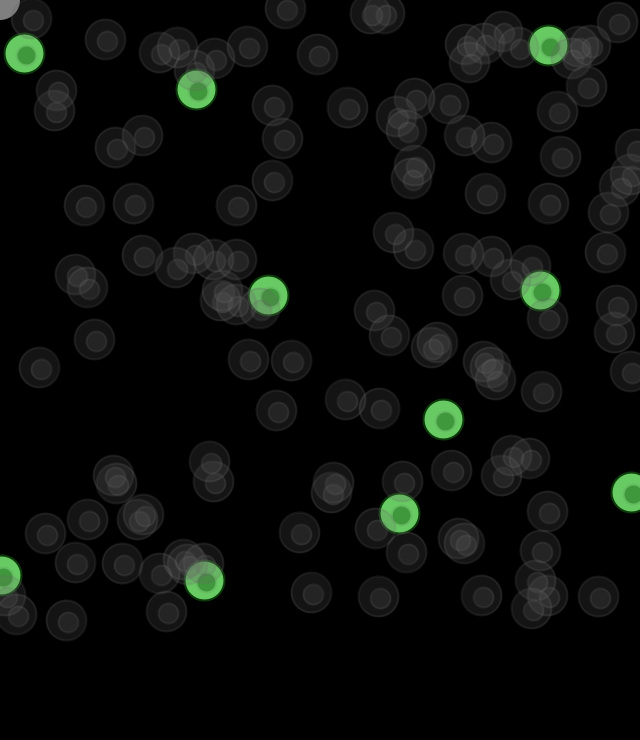
Frame 1 (no input)
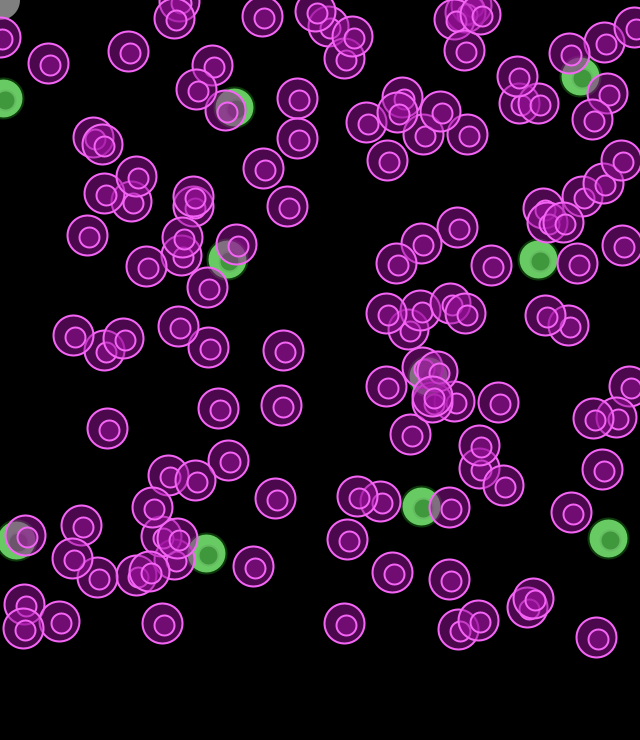
Frame 60 (the mouse pressed at the canvas centre just before this capture)
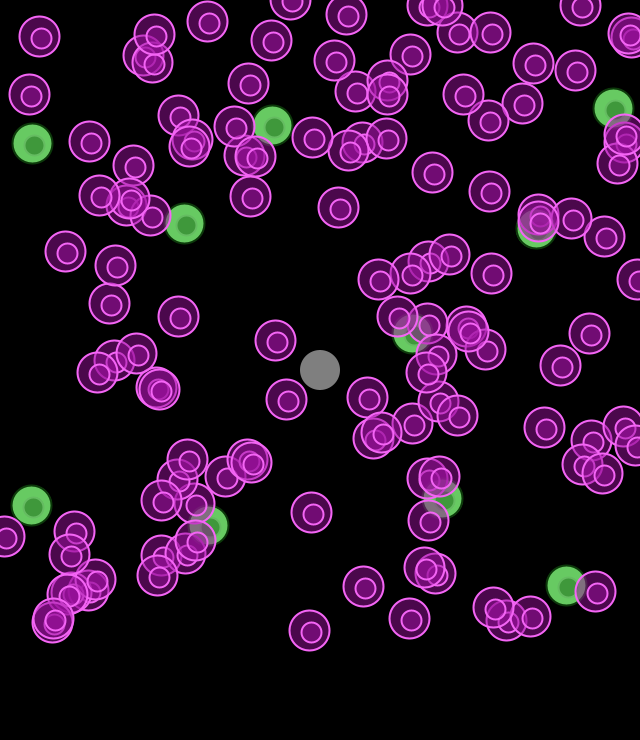
Frame 120 (the mouse held since frame 60 and released just before this capture)

The Processing sketch that drew these frames (run headless with seeded random() and noise(); from frame 60 on, the mouse is pressed at the canvas centre):

// Processing sketch: processing_134045
// ── processing_134045.pde

Controller controller;
Timer timer;
Ball[] balls;
Healer[] healers;

boolean fire = false;
int numBalls = 125;
float diameter = 20;

void setup() {
  size(640, 740);
  controller = new Controller(diameter);
  balls = new Ball[numBalls];
  for (int i=0; i<balls.length; i=i+1) {
    balls[i] = new Ball(diameter);
  }
  healers = new Healer[10];
  for (int i=0; i<healers.length; i=i+1) {
    healers[i] = new Healer(diameter);
  }
  timer = new Timer(5000);
  timer.start();

  smooth();
}

void draw() {
  background(0);
  controller.setLocation(mouseX, mouseY);
  controller.display();

  for (int i=0; i<healers.length; i=i+1) {
    healers[i].move();
    healers[i].display();
  }

  for (int i = 0; i<balls.length; i++) {
    balls[i].move();
    balls[i].display();
  }

  if (fire == true) {
    for (int i = 0; i<balls.length; i++) {
      if (controller.intersect(balls[i])) {
        balls[i].infected();
        fire = false;
      }
    }
  }

  for (int j = 0; j<balls.length; j++) {
    for (int i = 0; i<balls.length; i++) {
      if (balls[j].intersect(balls[i]) && balls[i].isInfected()) {
        balls[j].infected();
      }
    }
  }

  for (int j = 0; j<balls.length; j++) {
    for (int i = 0; i<balls.length; i++) {
      if (balls[i].isInfected() && timer.isFinished() && balls[i].intersect(balls[j]) == false) {
        balls[i].cured();
        timer.start();
      }
    }
  }

  for (int j = 0; j<healers.length; j++) {
    for (int i = 0; i<balls.length; i++) {
      if (healers[j].intersect(balls[i])) {
        balls[i].cured();
      }
    }
  }
}

void mousePressed() {
  fire = true;
}

class Ball {

  float r;   // radius
  float x, y; // location
  float xspeed, yspeed; // speed
  color cFill = color(100, 50);
  color cStroke = color(100, 50);
  int infected = 0;
  

  // Constructor
  Ball(float tempR) {
    r = tempR;
    x = random(width);
    y = random(height-100);
    xspeed = random( - 1, 1);
    yspeed = random( - 1, 1);
  }

  void move() {
    x += xspeed; // Increment x
    y += yspeed; // Increment y

    // Check horizontal edges
    if (x > width || x < 0) {
      xspeed *= - 1;
    }
    //Check vertical edges
    if (y > height-100 || y < 0) {
      yspeed *= - 1;
    }
  }

  // Draw the ball
  void display() {
    noStroke();
    fill(cFill);
    stroke(cStroke);
    strokeWeight(2);
    ellipse(x, y, r*2, r*2);
    stroke(cStroke);
    strokeWeight(2);
    ellipse(x+2, y+2, r*2/2, r*2/2);
    // After the ball is displayed, the color is reset back to a darker gray.
    cFill = color(#9A109B,125);
    if (infected == 1) {
      cFill = color(#8E3437,215);
      cStroke = color(#8E3437);
    } else {
      cFill = color(#9A109B,125);
      cStroke = color(#F465F5);
    }
  }

  // A function that returns true or false based on whether two circles intersect
  // If distance is less than the sum of radii the circles touch
  boolean intersect(Ball b) {

    // Objects can be passed into functions as arguments too! 
    float distance = dist(x, y, b.x, b.y); // Calculate distance

    // Compare distance to sum of radii
    if (distance < (r + b.r)/2) {
      return true;
    } 
    else {
      return false;
    }
  }

  boolean isInfected() {
    if (infected == 1) {
      return true;
    } 
    else {
      return false;
    }
  }
  
  void infected() {
    infected=1;
  }
  
  void cured() {
    infected=0;
  }
}

class Controller{
  float r;
  float x,y;
  
  Controller(float tempR){
    r=tempR;
    x=0;
    y=0;
  }
  
  void setLocation(float tempX, float tempY){
    x = tempX;
    y = tempY;
  }
  
  void display(){
    noStroke();
    fill(255*0.5);
    ellipse(x,y,r*2,r*2);  
  }
  
  // A function that returns true or false based on whether two circles intersect
  // If distance is less than the sum of radii the circles touch
  boolean intersect(Ball d) {
    
    // Objects can be passed into functions as arguments too! 
    float distance = dist(x,y,d.x,d.y); // Calculate distance
    
    // Compare distance to sum of radii
    if (distance < r + d.r) {
      return true;
    } else {
      return false;
    }
  }
}
class Healer {

  float r;   // radius
  float x, y; // location
  float xspeed, yspeed; // speed
  color c = color(100, 50);
  int infected = 0;

  // Constructor
  Healer(float tempR) {
    r = tempR;
    x = random(width);
    y = random(height-100);
    xspeed = random( - 1, 1);
    yspeed = random( - 1, 1);
  }

  void move() {
    x += xspeed; // Increment x
    y += yspeed; // Increment y

    // Check horizontal edges
    if (x > width || x < 0) {
      xspeed *= - 1;
    }
    //Check vertical edges
    if (y > height-100 || y < 0) {
      yspeed *= - 1;
    }
  }

  // Draw the ball
  void display() {
    stroke(#0C390A);
    strokeWeight(2);
    fill(#7AF074,215);
    ellipse(x, y, r*2, r*2);
    
    stroke(#65BC61);
    strokeWeight(2);
    fill(#388E34,215);
    ellipse(x+2, y+2, r*2/2, r*2/2);
  }

  // A function that returns true or false based on whether two circles intersect
  // If distance is less than the sum of radii the circles touch
  boolean intersect(Ball b) {

    // Objects can be passed into functions as arguments too! 
    float distance = dist(x, y, b.x, b.y); // Calculate distance

    // Compare distance to sum of radii
    if (distance < (r + b.r)/2) {
      return true;
    } 
    else {
      return false;
    }
  }
}

class Infector{
  float r;
  float x,y;
  int i = 0;
  
  Infector(float tempR){
    r=tempR;
    x=0;
    y=0;
  }
  
  void setLocation(float tempX, float tempY){
    x = tempX;
    y = tempY;
  }
  
  void display(){
    if (i<width){
      i = i+2;
      noStroke();
      fill(0);
      ellipse(x+i,y,r*2,r*2);
      ellipse(x,y+i,r*2,r*2);
      ellipse(x-i,y,r*2,r*2);
      ellipse(x,y-i,r*2,r*2);
    }
  }
}
class Timer {

  int savedTime;
  int totalTime;

  Timer(int tempTotalTime) {
    totalTime = tempTotalTime;
  }

  void start() {
    savedTime = millis();
  }

  boolean isFinished() {
    int passedTime = millis()-savedTime;
    if (passedTime > totalTime) {
      return true;
    }
    else {
      return false;
    }
  }
}
